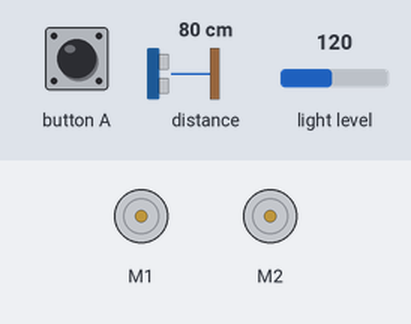
The program below on a simulated BBC micro:bit (MakeCode). Parts: 2 × DC motor (green arrow = forward, orange = backward, longer = faster). The test bench sets the inputs (shaded band); at power-on: distance to the obstacle 80 cm, light level 120.

Above: at 1.2 s.
1.3 s: button A pressed for 0.15 s
At 2.5 s:
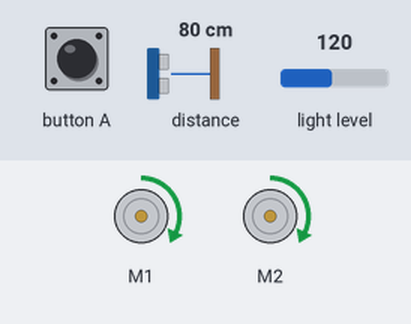
2.9 s: distance to the obstacle set to 11 cm
4.4 s: distance to the obstacle set to 8 cm
At 5.6 s:
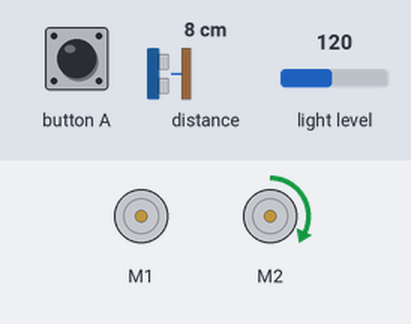
5.9 s: distance to the obstacle set to 18 cm
At 7.6 s:
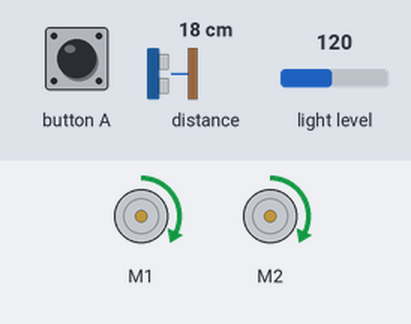
7.9 s: distance to the obstacle set to 2 cm
At 8.2 s:
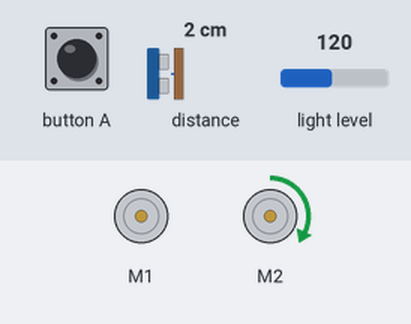
Timing chart, 0 to 10.4 s (numbered marks = the images above; inputs shaded):
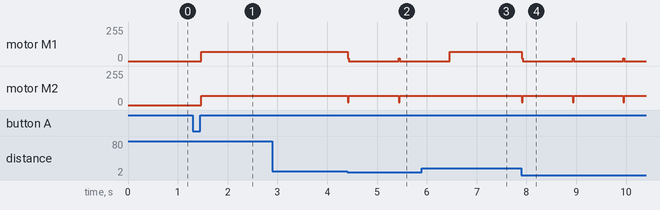

The program:

main.ts
```typescript
input.onButtonPressed(Button.A, function () {
    start = 1
    maqueen.motorRun(maqueen.Motors.All, maqueen.Dir.CW, 70)
})
function doeafstand () {
    afstand = maqueen.Ultrasonic(PingUnit.Centimeters)
    if (afstand < 10) {
        maqueen.motorRun(maqueen.Motors.All, maqueen.Dir.CW, 20)
        maqueen.motorRun(maqueen.Motors.M1, maqueen.Dir.CW, 0)
        maqueen.motorRun(maqueen.Motors.M2, maqueen.Dir.CW, 70)
        basic.pause(1000)
    } else {
        maqueen.motorRun(maqueen.Motors.All, maqueen.Dir.CW, 70)
    }
}
function doelicht () {
    licht = input.lightLevel()
    if (licht == 5) {
        maqueen.writeLED(maqueen.LED.LEDLeft, maqueen.LEDswitch.turnOn)
        maqueen.writeLED(maqueen.LED.LEDRight, maqueen.LEDswitch.turnOn)
    }
}
let licht = 0
let afstand = 0
let start = 0
start = 0
basic.forever(function () {
    doelicht()
    if (start == 1) {
        doeafstand()
    }
})
```

test.ts
```typescript
// tests gaan hier; deze zal niet worden gecompileerd wanneer dit pakket wordt gebruikt als extensie.
```

Measured:
- the behaviour switches between 10 and 9 cm on distance to the obstacle (found by bisection; images 1 and 2)
- after the input at 1.3 s, motor M1, motor M2: stopped → forward 70/255 after 0.17 s
- after the input at 2.9 s, every drawn part: stays the same
- after the input at 4.4 s, motor M1: forward 70/255 → stopped at once; motor M2: alternates forward 70/255 for 1.0 s and forward 20/255 for 0.02 s, starting at once
- after the input at 5.9 s, motor M2: stops changing and stays forward 70/255
- after the input at 7.9 s, motor M1: forward 70/255 → stopped at once; motor M2: alternates forward 70/255 for 1.0 s and forward 20/255 for 0.02 s, starting at once
